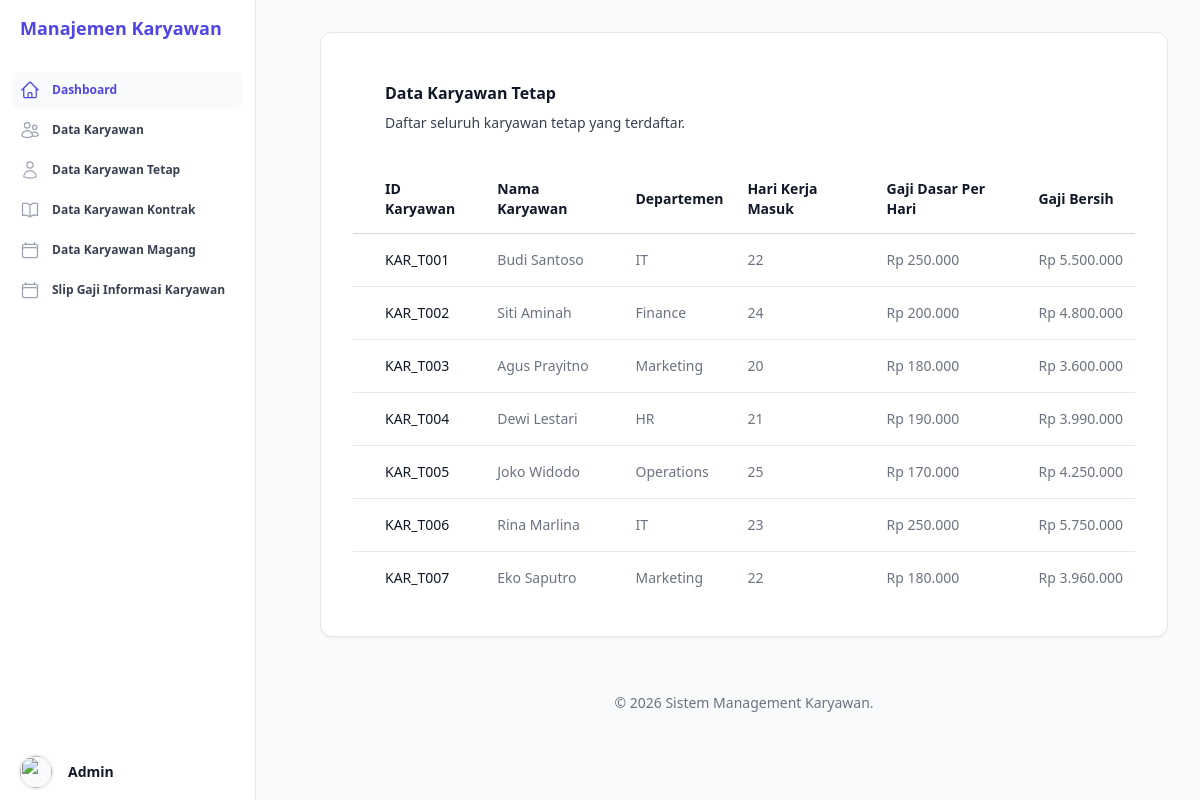
The app's page /Views/DataKaryawanTetap.php with its own data.
### tables this page shows
CREATE TABLE `tabel_karyawan` (
  `id_karyawan` varchar(10) NOT NULL,
  `nama_karyawan` varchar(255) NOT NULL,
  `departemen` varchar(100) NOT NULL,
  `hari_kerja_masuk` int NOT NULL,
  `gaji_dasar_per_hari` int NOT NULL,
  `jenis_karyawan` enum('Kontrak','Tetap','Magang') NOT NULL,
  `durasi_kontrak_bulan` int DEFAULT NULL,
  `agensi_penyalur` varchar(150) DEFAULT NULL,
  `tunjangan_kesehatan` int DEFAULT NULL,
  `opsi_saham_id` varchar(50) DEFAULT NULL,
  `uang_saku_bulanan` int DEFAULT NULL,
  `sertifikat_kampus_merdeka` varchar(150) DEFAULT NULL
);

### Database/Koneksi.php (called while the page is built, shortened)
<?php
class Database {
    private $host = "localhost";
    private $username = "root";
    private $password = "";
    private $dbname = "db_uas_pbo_trpl1b_aditkurniadi";
    public function __construct() {
        $this->koneksi = mysqli_connect($this->host, $this->username, $this->password, $this->dbname);
    }
}
$db = new Database();

### Service/KaryawanTetap.php (called while the page is built, shortened)
<?php
require_once 'Karyawan.php';
require_once '../Database/Koneksi.php';
class KaryawanTetap extends Karyawan{
    public static function getAllKaryawanTetap($koneksi) {
        $sql = "SELECT * FROM tabel_karyawan WHERE jenis_karyawan = 'Tetap'";
        $hasil = $koneksi->query($sql);
        if ($hasil && $hasil->num_rows > 0) {
            return $hasil->fetch_all(MYSQLI_ASSOC);
        }
        return [];
    }
}

### Service/Karyawan.php (called while the page is built, shortened)
<?php
abstract class Karyawan {
    public function __construct($id_karyawan, $nama_karyawan, $departemen, $hari_kerja_masuk, $gaji_dasar_per_hari, $jenis_karyawan) {
        $this->hari_kerja_masuk = $hari_kerja_masuk;
        $this->gaji_dasar_per_hari = $gaji_dasar_per_hari;
    }
}

### Service/KaryawanKontrak.php (called while the page is built, shortened)
<?php
require_once 'Karyawan.php';
class KaryawanKontrak extends Karyawan{
    public function hitungGajiBersih() {
        return $this->hari_kerja_masuk * $this->gaji_dasar_per_hari;
    }
}

### Views/DataKaryawanTetap.php (the view, shortened to what this page needs)
<?php
require_once __DIR__ . '/../Database/Koneksi.php';
require_once __DIR__ . '/../Service/KaryawanTetap.php';
$data_karyawan = KaryawanTetap::getAllKaryawanTetap($db->koneksi);
?>
<div class="px-4 sm:px-6 lg:px-8 mt-4">
    <div class="sm:flex sm:items-center">
        <div class="sm:flex-auto">
            <h1 class="text-base font-semibold text-gray-900 dark:text-white">Data Karyawan Tetap</h1>
            <p class="mt-2 text-sm text-gray-700 dark:text-gray-300">Daftar seluruh karyawan tetap yang terdaftar.</p>
        </div>
    </div>
    <div class="mt-8 flow-root">
        <div class="-mx-4 -my-2 overflow-x-auto sm:-mx-6 lg:-mx-8">
            <div class="inline-block min-w-full py-2 align-middle">
                <table class="min-w-full border-separate border-spacing-0">
                    <thead>
                        <tr>
                            <th scope="col"
                                class="sticky top-0 z-10 border-b border-gray-300 bg-white/75 py-3.5 pr-3 pl-4 text-left text-sm font-semibold text-gray-900 backdrop-blur-sm backdrop-filter sm:pl-6 lg:pl-8 dark:border-white/15 dark:bg-gray-900/75 dark:text-white">
                                ID Karyawan</th>
                            <th scope="col"
                                class="sticky top-0 z-10 border-b border-gray-300 bg-white/75 px-3 py-3.5 text-left text-sm font-semibold text-gray-900 backdrop-blur-sm backdrop-filter dark:border-white/15 dark:bg-gray-900/75 dark:text-white">
                                Nama Karyawan</th>
                            <th scope="col"
                                class="sticky top-0 z-10 border-b border-gray-300 bg-white/75 px-3 py-3.5 text-left text-sm font-semibold text-gray-900 backdrop-blur-sm backdrop-filter dark:border-white/15 dark:bg-gray-900/75 dark:text-white">
                                Departemen</th>
                            <th scope="col"
                                class="sticky top-0 z-10 border-b border-gray-300 bg-white/75 px-3 py-3.5 text-left text-sm font-semibold text-gray-900 backdrop-blur-sm backdrop-filter dark:border-white/15 dark:bg-gray-900/75 dark:text-white">
                                Hari Kerja Masuk</th>
                            <th scope="col"
                                class="sticky top-0 z-10 border-b border-gray-300 bg-white/75 px-3 py-3.5 text-left text-sm font-semibold text-gray-900 backdrop-blur-sm backdrop-filter dark:border-white/15 dark:bg-gray-900/75 dark:text-white">
                                Gaji Dasar Per Hari</th>
                            <th scope="col"
                                class="sticky top-0 z-10 border-b border-gray-300 bg-white/75 px-3 py-3.5 text-left text-sm font-semibold text-gray-900 backdrop-blur-sm backdrop-filter dark:border-white/15 dark:bg-gray-900/75 dark:text-white">
                                Gaji Bersih</th>
                        </tr>
                    </thead>
                    <tbody>
                        <?php if (!empty($data_karyawan)) : ?>
                        <?php
                        $totalData = count($data_karyawan);
                        foreach ($data_karyawan as $index => $karyawan_item) :
                            $isLast = ($index === $totalData - 1);
                            $borderClass = $isLast ? '' : 'border-b border-gray-200 dark:border-white/10';
                        ?>
                        <tr>
                            <td
                                class="<?= $borderClass ?> py-4 pr-3 pl-4 text-sm font-medium whitespace-nowrap text-gray-900 sm:pl-6 lg:pl-8 dark:text-white">
                                <?= htmlspecialchars($karyawan_item['id_karyawan']) ?>
                            </td>
                            <td
                                class="<?= $borderClass ?> px-3 py-4 text-sm whitespace-nowrap text-gray-500 dark:text-gray-400">
                                <?= htmlspecialchars($karyawan_item['nama_karyawan']) ?>
                            </td>
                            <td
                                class="<?= $borderClass ?> px-3 py-4 text-sm whitespace-nowrap text-gray-500 dark:text-gray-400">
                                <?= htmlspecialchars($karyawan_item['departemen']) ?>
                            </td>
                            <td
                                class="<?= $borderClass ?> px-3 py-4 text-sm whitespace-nowrap text-gray-500 dark:text-gray-400">
                                <?= htmlspecialchars($karyawan_item['hari_kerja_masuk']) ?>
                            </td>
                            <td
                                class="<?= $borderClass ?> px-3 py-4 text-sm whitespace-nowrap text-gray-500 dark:text-gray-400">
                                Rp <?= number_format($karyawan_item['gaji_dasar_per_hari'], 0, ',', '.') ?>
                            </td>
                            <td
                                class="<?= $borderClass ?> px-3 py-4 text-sm whitespace-nowrap text-gray-500 dark:text-gray-400">
                                <?php
                                $karyawan_obj = new KaryawanKontrak(
                                    $karyawan_item['id_karyawan'],
                                    $karyawan_item['nama_karyawan'],
                                    $karyawan_item['departemen'],
                                    $karyawan_item['hari_kerja_masuk'],
                                    $karyawan_item['gaji_dasar_per_hari'],
                                    $karyawan_item['jenis_karyawan'],
                                    $karyawan_item['durasi_kontrak_bulan'] ?? 0,
                                    $karyawan_item['agensi_penyalur'] ?? ''
                                );
                                ?>
                                Rp <?= number_format($karyawan_obj->hitungGajiBersih(), 0, ',', '.') ?>
                            </td>
                        </tr>
                        <?php endforeach; ?>
                        <?php endif; ?>
                    </tbody>
                </table>
            </div>
        </div>
    </div>
</div>
<?php
require_once __DIR__ . '/Layout.php';
?>

### records on screen
tabel_karyawan: id_karyawan "KAR_T001", nama_karyawan "Budi Santoso", departemen "IT", hari_kerja_masuk "22", gaji_dasar_per_hari "250.000", $karyawan_obj->hitungGajiBersih() "5.500.000"
tabel_karyawan: id_karyawan "KAR_T002", nama_karyawan "Siti Aminah", departemen "Finance", hari_kerja_masuk "24", gaji_dasar_per_hari "200.000", $karyawan_obj->hitungGajiBersih() "4.800.000"
tabel_karyawan: id_karyawan "KAR_T003", nama_karyawan "Agus Prayitno", departemen "Marketing", hari_kerja_masuk "20", gaji_dasar_per_hari "180.000", $karyawan_obj->hitungGajiBersih() "3.600.000"
tabel_karyawan: id_karyawan "KAR_T004", nama_karyawan "Dewi Lestari", departemen "HR", hari_kerja_masuk "21", gaji_dasar_per_hari "190.000", $karyawan_obj->hitungGajiBersih() "3.990.000"
tabel_karyawan: id_karyawan "KAR_T005", nama_karyawan "Joko Widodo", departemen "Operations", hari_kerja_masuk "25", gaji_dasar_per_hari "170.000", $karyawan_obj->hitungGajiBersih() "4.250.000"
tabel_karyawan: id_karyawan "KAR_T006", nama_karyawan "Rina Marlina", departemen "IT", hari_kerja_masuk "23", gaji_dasar_per_hari "250.000", $karyawan_obj->hitungGajiBersih() "5.750.000"
tabel_karyawan: id_karyawan "KAR_T007", nama_karyawan "Eko Saputro", departemen "Marketing", hari_kerja_masuk "22", gaji_dasar_per_hari "180.000", $karyawan_obj->hitungGajiBersih() "3.960.000"
